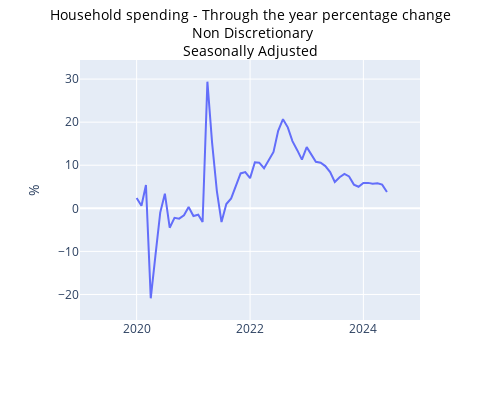

Source (notebook cell):
### Code cell
startDateExample = datetime(2019, 1, 1)
endDateExample = datetime(2024, 12, 31)
seriesToGraph = 'A130200738W'

graph_series_abs(seriesToGraph, dataSetLF, startDateExample, endDateExample,1, metaDataDict)

### Figure 1 — Plotly figure (JSON) as saved in the notebook; plotly's stock layout.template omitted (floating-point values rounded to 4 significant figures)
{"data": [{"hovertemplate": "Date=%{x}<br>A130200738W=%{y}<extra></extra>", "legendgroup": "", "line": {"color": "#636efa", "dash": "solid"}, "marker": {"symbol": "circle"}, "mode": "lines", "name": "", "orientation": "v", "showlegend": false, "type": "scatter", "x": ["2019-01-01T00:00:00", "2019-02-01T00:00:00", "2019-03-01T00:00:00", "2019-04-01T00:00:00", "2019-05-01T00:00:00", "2019-06-01T00:00:00", "2019-07-01T00:00:00", "2019-08-01T00:00:00", "2019-09-01T00:00:00", "2019-10-01T00:00:00", "2019-11-01T00:00:00", "2019-12-01T00:00:00", "2020-01-01T00:00:00", "2020-02-01T00:00:00", "2020-03-01T00:00:00", "2020-04-01T00:00:00", "2020-05-01T00:00:00", "2020-06-01T00:00:00", "2020-07-01T00:00:00", "2020-08-01T00:00:00", "2020-09-01T00:00:00", "2020-10-01T00:00:00", "2020-11-01T00:00:00", "2020-12-01T00:00:00", "2021-01-01T00:00:00", "2021-02-01T00:00:00", "2021-03-01T00:00:00", "2021-04-01T00:00:00", "2021-05-01T00:00:00", "2021-06-01T00:00:00", "2021-07-01T00:00:00", "2021-08-01T00:00:00", "2021-09-01T00:00:00", "2021-10-01T00:00:00", "2021-11-01T00:00:00", "2021-12-01T00:00:00", "2022-01-01T00:00:00", "2022-02-01T00:00:00", "2022-03-01T00:00:00", "2022-04-01T00:00:00", "2022-05-01T00:00:00", "2022-06-01T00:00:00", "2022-07-01T00:00:00", "2022-08-01T00:00:00", "2022-09-01T00:00:00", "2022-10-01T00:00:00", "2022-11-01T00:00:00", "2022-12-01T00:00:00", "2023-01-01T00:00:00", "2023-02-01T00:00:00", "2023-03-01T00:00:00", "2023-04-01T00:00:00", "2023-05-01T00:00:00", "2023-06-01T00:00:00", "2023-07-01T00:00:00", "2023-08-01T00:00:00", "2023-09-01T00:00:00", "2023-10-01T00:00:00", "2023-11-01T00:00:00", "2023-12-01T00:00:00", "2024-01-01T00:00:00", "2024-02-01T00:00:00", "2024-03-01T00:00:00", "2024-04-01T00:00:00", "2024-05-01T00:00:00", "2024-06-01T00:00:00"], "xaxis": "x", "y": [null, null, null, null, null, null, null, null, null, null, null, null, 2.4, 0.6, 5.4, -20.9, -11, -1, 3.4, -4.5, -2.2, -2.4, -1.6, 0.3, -1.8, -1.5, -3.2, 29.4, 15.3, 4, -3.2, 1, 2.3, 5.1, 8.1, 8.4, 7, 10.7, 10.6, 9.3, 11.1, 13.1, 18, 20.7, 18.8, 15.6, 13.5, 11.3, 14.2, 12.4, 10.8, 10.6, 9.8, 8.4, 6.1, 7.2, 8, 7.4, 5.5, 5, 5.9, 5.9, 5.7, 5.8, 5.5, 3.8], "yaxis": "y"}], "layout": {"height": 400, "hovermode": "x", "legend": {"tracegroupgap": 0}, "margin": {"t": 60}, "title": {"font": {"color": "black", "size": 14}, "text": "Household spending - Through the year percentage change<br> Non Discretionary<br>Seasonally Adjusted", "x": 0.5, "y": 0.95}, "width": 500, "xaxis": {"anchor": "y", "domain": [0, 1], "range": ["2019-01-01T00:00:00", "2024-12-31T00:00:00"], "title": {"text": " "}}, "yaxis": {"anchor": "x", "domain": [0, 1], "range": [-25.93, 34.43], "title": {"text": "%"}}}}
